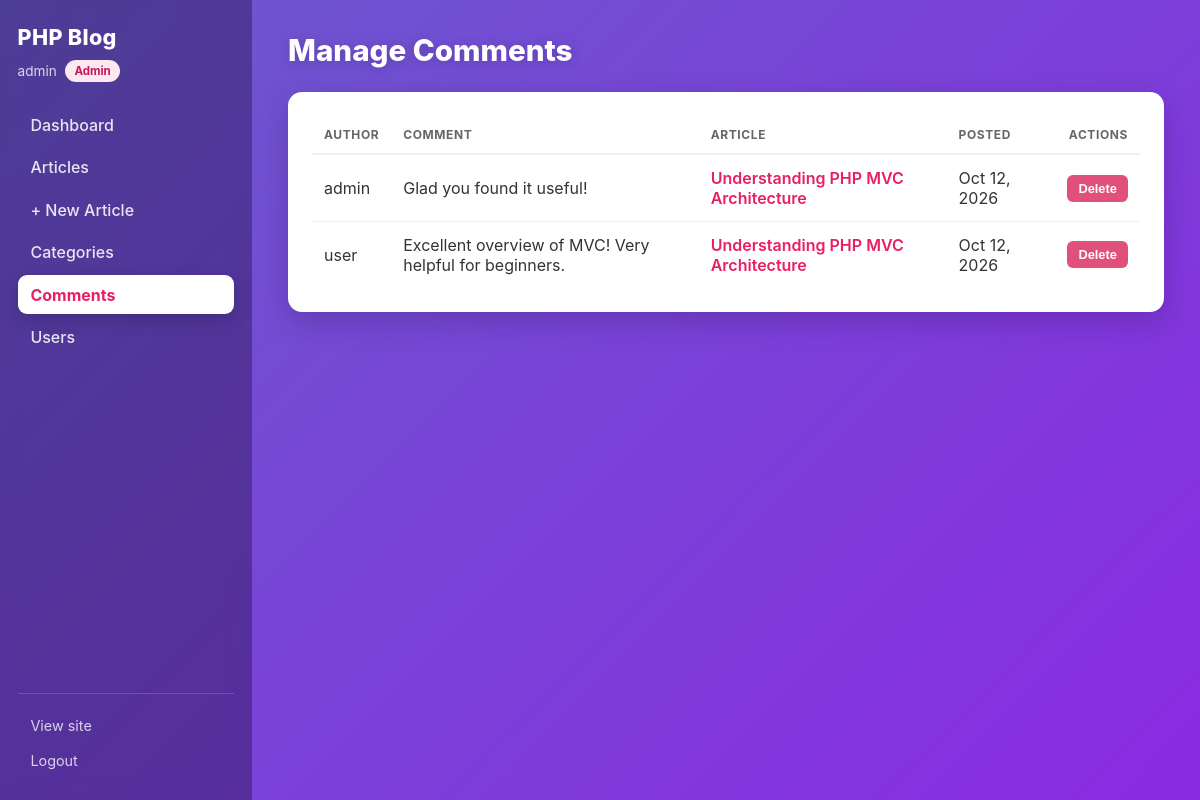
/admin/comments (signed in), run on the app's committed database.
### tables this page shows
CREATE TABLE comments (
    id INT AUTO_INCREMENT PRIMARY KEY,
    content TEXT NOT NULL,
    user_id INT NOT NULL,
    article_id INT NOT NULL,
    created_at TIMESTAMP DEFAULT CURRENT_TIMESTAMP,
    FOREIGN KEY (user_id) REFERENCES users(id) ON DELETE CASCADE,
    FOREIGN KEY (article_id) REFERENCES articles(id) ON DELETE CASCADE
);

CREATE TABLE users (
    id INT AUTO_INCREMENT PRIMARY KEY,
    username VARCHAR(50) NOT NULL UNIQUE,
    email VARCHAR(100) NOT NULL UNIQUE,
    password VARCHAR(255) NOT NULL,
    role ENUM('admin', 'user') DEFAULT 'user',
    created_at TIMESTAMP DEFAULT CURRENT_TIMESTAMP
);

CREATE TABLE articles (
    id INT AUTO_INCREMENT PRIMARY KEY,
    title VARCHAR(255) NOT NULL,
    content TEXT NOT NULL,
    user_id INT NOT NULL,
    created_at TIMESTAMP DEFAULT CURRENT_TIMESTAMP,
    updated_at TIMESTAMP DEFAULT CURRENT_TIMESTAMP ON UPDATE CURRENT_TIMESTAMP,
    FOREIGN KEY (user_id) REFERENCES users(id) ON DELETE CASCADE
);

### app/controllers/BaseController.php (called while the page is built, shortened)
<?php
class BaseController {
    protected function view($view, $data = []) {
        $file = __DIR__ . '/../views/' . $view . '.php';
        if (file_exists($file)) {
            extract($data);
            require_once $file;
        } else {
            throw new Exception("View file not found: " . $file);
        }
    }
    protected function model($model) {
        return new $model();
    }
    protected function isLoggedIn() {
        return isset($_SESSION['user_id']);
    }
    protected function isAdmin() {
        return isset($_SESSION['role']) && $_SESSION['role'] === 'admin';
    }
}

### app/controllers/AdminController.php (called while the page is built, shortened)
<?php
class AdminController extends BaseController {
    public function __construct() {
        $user = $this->model('User')->getById($_SESSION['user_id']);
    }
    public function comments() {
        $this->view('admin/comments', ['comments' => $this->model('Comment')->getAll()]);
    }
}

### index.php (called while the page is built, shortened)
<?php
spl_autoload_register(function ($class) {
    $paths = [
        __DIR__ . '/app/controllers/',
        __DIR__ . '/app/models/',
    ];
    foreach ($paths as $path) {
        $file = $path . $class . '.php';
        if (file_exists($file)) {
            return;
        }
    }
});
class Router {
    public function __construct() {
        $url = $this->parseUrl();
        $method = 'index';
        $notFound = false;
        if (!empty($url[0]) && file_exists(__DIR__ . '/app/controllers/' . ucfirst($url[0]) . 'Controller.php')) {
            array_shift($url);
        } elseif (!empty($url[0])) {
            $notFound = true;
        }
        if ($notFound) {
            $controller = new HomeController();
            $method = 'notFound';
        } else {
            $controller = new $controllerName();
            if (!empty($url[0])) {
                if (method_exists($controller, $url[0])) {
                    $method = $url[0];
                    array_shift($url);
                } else {
                    $controller = new HomeController();
                    $method = 'notFound';
                    $url = [];
                }
            } elseif (!method_exists($controller, $method)) {
                $controller = new HomeController();
                $method = 'notFound';
            }
        }
        $params = array_values($url);
        call_user_func_array([$controller, $method], $params);
    }
    public function parseUrl() {
        if (isset($_GET['url'])) {
            return explode('/', filter_var(rtrim($_GET['url'], '/'), FILTER_SANITIZE_URL));
        }
        return [];
    }
}
$router = new Router();

### app/models/Connection.php (called while the page is built)
<?php
class Connection {
    private static $instance = null;
    private $conn;
    private function __construct() {
        try {
            $this->conn = new PDO(
                "mysql:host=" . DB_HOST . ";dbname=" . DB_NAME,
                DB_USER,
                DB_PASS,
                [
                    PDO::ATTR_ERRMODE            => PDO::ERRMODE_EXCEPTION,
                    PDO::ATTR_DEFAULT_FETCH_MODE => PDO::FETCH_ASSOC,
                    PDO::ATTR_EMULATE_PREPARES   => false,
                ]
            );
        } catch (PDOException $e) {
            throw new Exception("Connection failed: " . $e->getMessage());
        }
    }
    public static function getInstance() {
        if (!self::$instance) {
            self::$instance = new Connection();
        }
        return self::$instance;
    }
    public function getConnection() {
        return $this->conn;
    }
}
?>

### app/models/User.php (called while the page is built, shortened)
<?php
class User {
    private $conn;
    public function __construct() {
        $this->conn = Connection::getInstance()->getConnection();
    }
    public function getById($id) {
        $stmt = $this->conn->prepare("SELECT id, username, email, role, created_at FROM users WHERE id = ?");
        $stmt->execute([$id]);
        return $stmt->fetch(PDO::FETCH_ASSOC);
    }
}

### app/models/Comment.php (called while the page is built, shortened)
<?php
class Comment {
    private $conn;
    public function __construct() {
        $this->conn = Connection::getInstance()->getConnection();
    }
    public function getAll() {
        return $this->conn->query("SELECT comments.*, users.username, articles.title as article_title FROM comments JOIN users ON comments.user_id = users.id JOIN articles ON comments.article_id = articles.id ORDER BY created_at DESC")->fetchAll(PDO::FETCH_ASSOC);
    }
}
?>

### app/views/admin/comments.php (the view, shortened to what this page needs)
<?php include 'includes/header.php'; ?>
<div class="page-head">
    <h1>Manage Comments</h1>
</div>
<div class="panel">
    <?php if (empty($comments)): ?>
        <p class="empty">No comments yet.</p>
    <?php else: ?>
        <table class="data">
            <thead>
                <tr>
                    <th>Author</th>
                    <th>Comment</th>
                    <th>Article</th>
                    <th>Posted</th>
                    <th class="right">Actions</th>
                </tr>
            </thead>
            <tbody>
                <?php foreach ($comments as $comment): ?>
                <tr>
                    <td><?php echo htmlspecialchars($comment['username']); ?></td>
                    <td><?php echo htmlspecialchars($comment['content']); ?></td>
                    <td><a href="/single/show/<?php echo $comment['article_id']; ?>"><?php echo htmlspecialchars($comment['article_title']); ?></a></td>
                    <td><?php echo date('M j, Y', strtotime($comment['created_at'])); ?></td>
                    <td class="right actions">
                        <form method="POST" action="/admin/delete_comment/<?php echo $comment['id']; ?>" class="inline" onsubmit="return confirm('Delete this comment?');">
                            <button type="submit" class="btn btn-danger btn-sm">Delete</button>
                        </form>
                    </td>
                </tr>
                <?php endforeach; ?>
            </tbody>
        </table>
    <?php endif; ?>
</div>
<?php include 'includes/footer.php'; ?>

### assets/css/style.css (style rules this page uses)
:root { --pink: #e91e63; --pink-dark: #c2185b; --slate: #4a5568; --slate-dark:#3d475a; --ink: #333333; --muted: #666666; --card-bg: #ffffff; --gradient: linear-gradient(135deg, #6a5acd 0%, #8a2be2 100%); }
* { box-sizing: border-box; }
html, body { margin: 0; padding: 0; }
body { min-height: 100vh; font-family: Inter, Roboto, "Helvetica Neue", Arial, sans-serif; background: var(--gradient) fixed; background-attachment: fixed; color: #ffffff; -webkit-font-smoothing: antialiased; }
a { color: inherit; text-decoration: none; }
.page-head { display: flex; justify-content: space-between; align-items: center; gap: 1rem; flex-wrap: wrap; margin-bottom: 1.5rem; }
.page-head h1 { margin: 0; color: #fff; font-size: 1.85rem; font-weight: 800; text-shadow: 0 2px 14px rgba(0, 0, 0, .2); }
.panel { background: #fff; border-radius: 14px; padding: 1.5rem; box-shadow: 0 10px 30px rgba(30, 10, 60, .22); color: var(--ink); margin-bottom: 1.75rem; }
table.data { width: 100%; border-collapse: collapse; }
table.data th { text-align: left; font-size: .75rem; text-transform: uppercase; letter-spacing: .6px; color: var(--muted); padding: .7rem .75rem; border-bottom: 2px solid #f0edf6; white-space: nowrap; }
table.data td { padding: .8rem .75rem; border-bottom: 1px solid #f2f0f7; vertical-align: middle; color: var(--ink); }
table.data tbody tr:last-child td { border-bottom: none; }
table.data td.right, table.data th.right { text-align: right; }
table.data a { color: var(--pink); font-weight: 600; }
.actions { white-space: nowrap; }
.actions .btn { margin-left: .35rem; }
form.inline { display: inline; }
.btn { display: inline-block; border: none; border-radius: 8px; padding: .62rem 1.1rem; font-size: .92rem; font-weight: 600; cursor: pointer; text-decoration: none; transition: background .15s, color .15s; }
.btn-danger { background: #e0507a; color: #fff; }
.btn-sm { padding: .38rem .7rem; font-size: .8rem; border-radius: 6px; }

### data on the page
comments: user.username "admin", content "Glad you found it useful!", article.title "Understanding PHP MVC Architecture", created_at "Oct 12, 2026"
comments: user.username "user", content "Excellent overview of MVC! Very helpful for beginners.", article.title "Understanding PHP MVC Architecture", created_at "Oct 12, 2026"

### other printed values
$_SESSION['username'] "admin"
$_SESSION['role'] "Admin"
